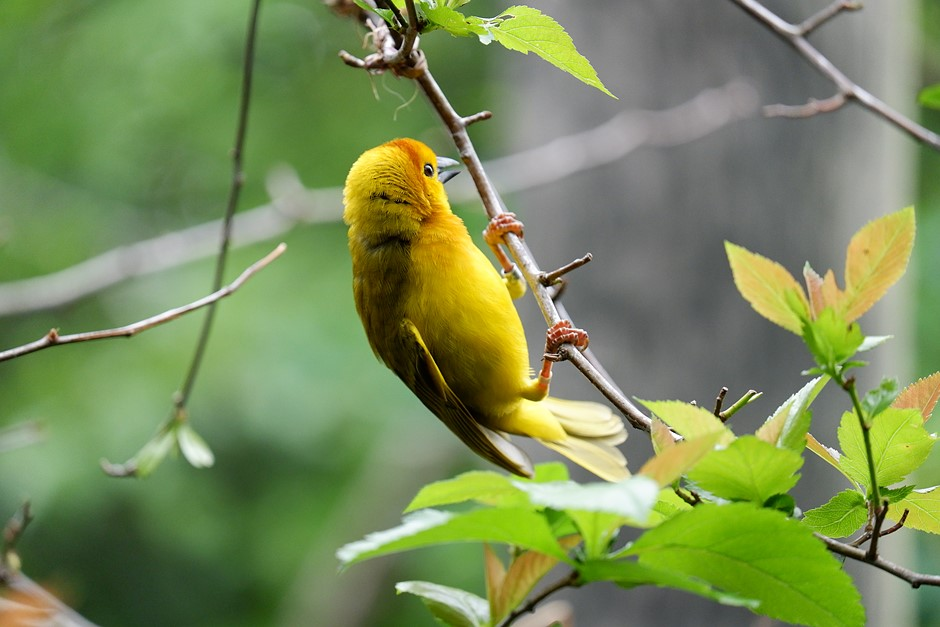
#> input picture asset/img_sample_01.jpeg, 940 x 627 px
$ python ECAM_S8_MV03_EdgeDetection03.py --image asset/img_sample_01.jpeg
#> lines starting #> are read from the running program, lines starting #| are printed output that depends on the picture
from __future__ import print_function
import argparse
import cv2
import numpy as np

#construct the arguments parser and parse the arguments
ap = argparse.ArgumentParser()
ap.add_argument("-i", "--image",
                required=True,
                help = "Path to the image")
args = vars(ap.parse_args())
img_gray = cv2.imread(args["image"], 0) #read file as gray scale color
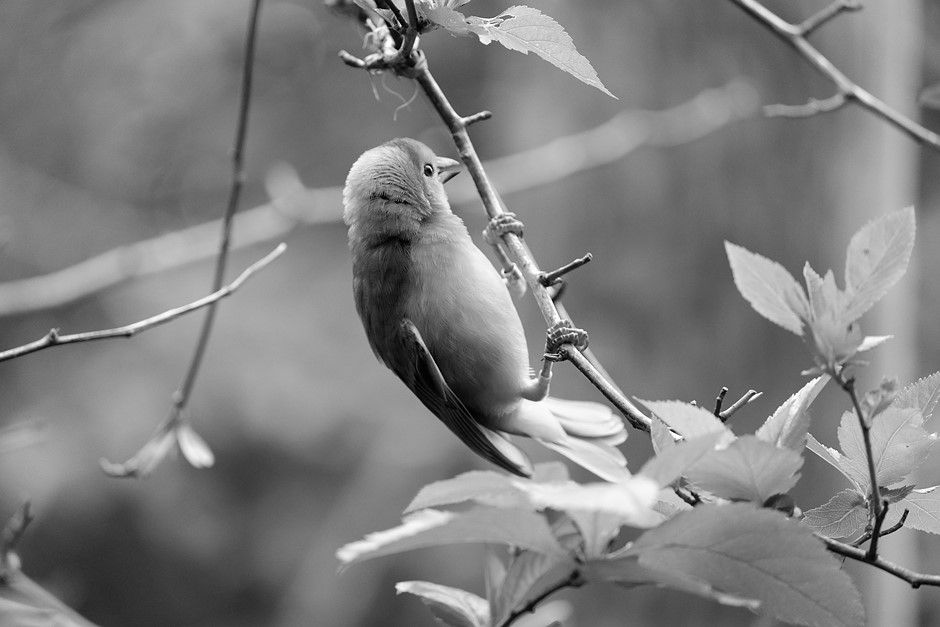
#> img_gray: shape (627, 940); min 0, max 255, mean 128

#Define threshol value
threshold1 = 100
threshold2 = 200

#calculate edge detection
img_edge = cv2.Canny(img_gray, threshold1, threshold2)
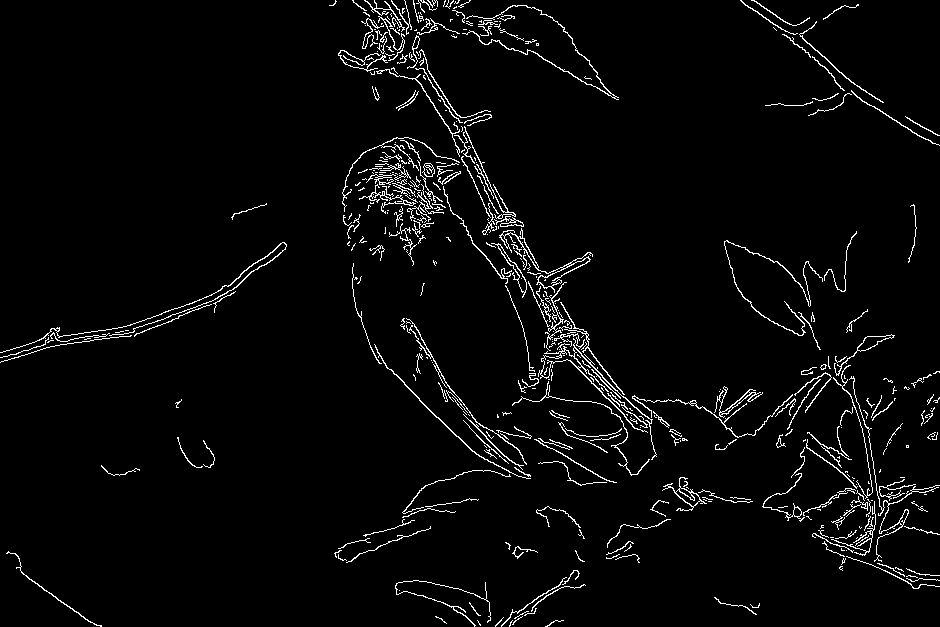
#> img_edge: shape (627, 940); 3.3% white in thin lines or dots

#show result images
cv2.imshow("Original Image", img_gray)
cv2.imshow("Canny Edge Detection", img_edge)


#wait for a key stroke
cv2.waitKey(0)
#kills all open windows
cv2.destroyAllWindows()
